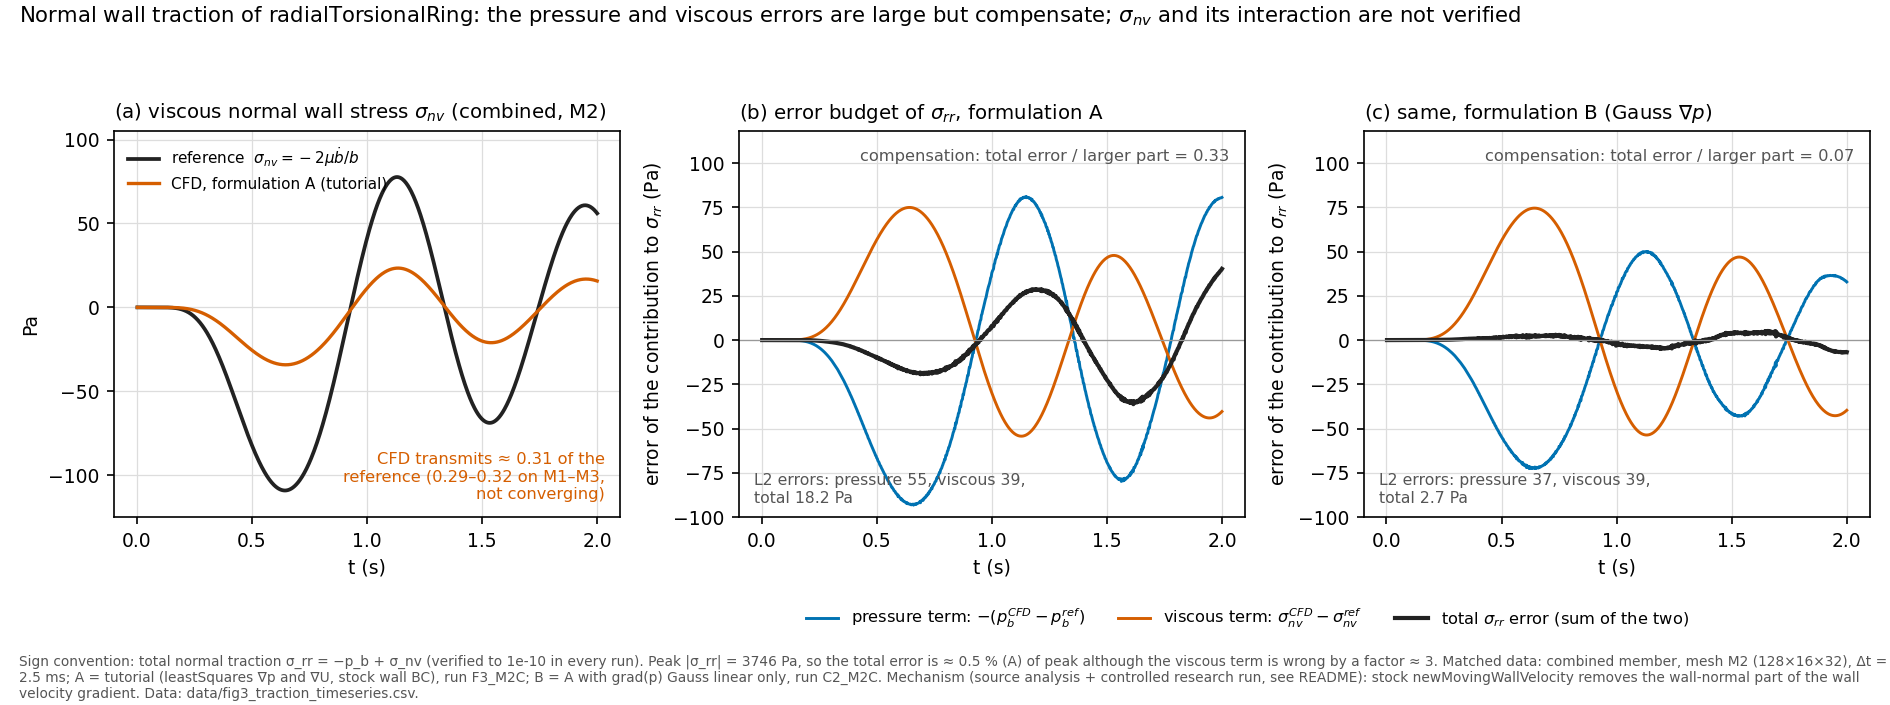

Source code (Python):
#!/usr/bin/env python3
"""Figure 3: why the viscous normal wall stress is NOT verified, and why the total normal traction still looks accurate.
Sign convention (transmitted normal traction, outward normal n of the solid): sigma_rr = -p_b + sigma_nv  (closes to 1e-10 in every run).
Matched data only, combined member, M2, dt = 2.5 ms: formulation A (tutorial) and B (A with Gauss-linear grad(p)). Reads data/fig3_traction_timeseries.csv.
No continuity-imposed (Cont/ContX) data are used anywhere in this figure."""
import csv, os, sys
import numpy as np
import matplotlib
matplotlib.use("Agg")
matplotlib.rcParams.update({"font.size": 9, "font.family": "DejaVu Sans"})
import matplotlib.pyplot as plt
HERE = os.path.dirname(os.path.abspath(__file__)); DATA = sys.argv[1] if len(sys.argv) > 1 else os.path.join(HERE, "data"); OUT = sys.argv[2] if len(sys.argv) > 2 else "fig3_normal_traction"
OI = dict(blue="#0072B2", verm="#D55E00", green="#009E73", grey="#555555", black="#222222")
R = list(csv.DictReader(open(os.path.join(DATA, "fig3_traction_timeseries.csv"))))
def col(f, k): return np.array([float(r[k]) for r in R if r["formulation"] == f])
t = col("A", "t")
fig, axs = plt.subplots(1, 3, figsize=(12.6, 4.7))
# (a) viscous normal stress, reference vs CFD (A)
ax = axs[0]; ref = col("A", "ref_sig_nv"); cfd = col("A", "cfd_sig_nv")
m = np.abs(ref) > 0.2 * np.max(np.abs(ref)); frac = float(np.median(cfd[m] / ref[m]))
ax.plot(t, ref, color=OI["black"], lw=1.8, label="reference  $\\sigma_{nv}=-2\\mu\\dot b/b$"); ax.plot(t, cfd, color=OI["verm"], lw=1.6, label="CFD, formulation A (tutorial)")
ax.set_title("(a) viscous normal wall stress $\\sigma_{nv}$ (combined, M2)", fontsize=9.5, loc="left"); ax.set_xlabel("t (s)"); ax.set_ylabel("Pa"); ax.grid(True, color="#dddddd", lw=0.6)
ax.text(0.97, 0.04, "CFD transmits ≈ %.2f of the\nreference (0.29–0.32 on M1–M3,\nnot converging)" % frac, transform=ax.transAxes, fontsize=7.8, color=OI["verm"], va="bottom", ha="right")
ax.legend(fontsize=7.3, frameon=False, loc="upper left", bbox_to_anchor=(0.0, 1.0)); ax.set_ylim(-125, 105)
def panel(ax, f, title):
    pr, pc = col(f, "ref_p_b"), col(f, "cfd_p_b"); nr, nc = col(f, "ref_sig_nv"), col(f, "cfd_sig_nv"); rr, rc = col(f, "ref_sig_rr"), col(f, "cfd_sig_rr")
    e_p = -(pc - pr); e_nv = nc - nr; e_rr = rc - rr
    l2 = lambda x: float(np.sqrt(np.mean(x ** 2)))
    ax.plot(t, e_p, color=OI["blue"], lw=1.4, label="pressure term: $-(p_b^{CFD}-p_b^{ref})$")
    ax.plot(t, e_nv, color=OI["verm"], lw=1.4, label="viscous term: $\\sigma_{nv}^{CFD}-\\sigma_{nv}^{ref}$")
    ax.plot(t, e_rr, color=OI["black"], lw=2.0, label="total $\\sigma_{rr}$ error (sum of the two)")
    ax.axhline(0, color="#999999", lw=0.6); ax.set_title(title, fontsize=9.5, loc="left"); ax.set_xlabel("t (s)"); ax.set_ylabel("error of the contribution to $\\sigma_{rr}$ (Pa)"); ax.grid(True, color="#dddddd", lw=0.6)
    ax.text(0.03, 0.03, "L2 errors: pressure %.0f, viscous %.0f,\ntotal %.1f Pa" % (l2(e_p), l2(e_nv), l2(e_rr)), transform=ax.transAxes, fontsize=7.5, ha="left", va="bottom", color=OI["grey"]); return l2(e_rr) / max(l2(e_p), l2(e_nv)), float(np.max(np.abs(rr)))
ra, pk = panel(axs[1], "A", "(b) error budget of $\\sigma_{rr}$, formulation A")
rb, _ = panel(axs[2], "B", "(c) same, formulation B (Gauss $\\nabla p$)")
for ax in axs[1:]: ax.set_ylim(-100, 118)
h, l = axs[1].get_legend_handles_labels(); fig.legend(h, l, loc="lower center", ncol=3, fontsize=7.8, frameon=False, bbox_to_anchor=(0.66, 0.085))
axs[1].text(0.97, 0.955, "compensation: total error / larger part = %.2f" % ra, transform=axs[1].transAxes, fontsize=7.8, ha="right", va="top", color=OI["grey"])
axs[2].text(0.97, 0.955, "compensation: total error / larger part = %.2f" % rb, transform=axs[2].transAxes, fontsize=7.8, ha="right", va="top", color=OI["grey"])
fig.suptitle("Normal wall traction of radialTorsionalRing: the pressure and viscous errors are large but compensate; $\\sigma_{nv}$ and its interaction are not verified", fontsize=10.2, x=0.01, ha="left", y=0.995)
fig.text(0.01, 0.005, "Sign convention: total normal traction σ_rr = −p_b + σ_nv (verified to 1e-10 in every run). Peak |σ_rr| = %.0f Pa, so the total error is ≈ %.1f %% (A) of peak although the viscous term is wrong by a factor ≈ 3. "
         "Matched data: combined member, mesh M2 (128×16×32), Δt = 2.5 ms; A = tutorial (leastSquares ∇p and ∇U, stock wall BC), run F3_M2C; B = A with grad(p) Gauss linear only, run C2_M2C. "
         "Mechanism (source analysis + controlled research run, see README): stock newMovingWallVelocity removes the wall-normal part of the wall velocity gradient. Data: data/fig3_traction_timeseries.csv." % (pk, 100 * float(np.sqrt(np.mean((col("A","cfd_sig_rr")-col("A","ref_sig_rr"))**2))) / pk), fontsize=6.6, color=OI["grey"], va="bottom", wrap=True)
fig.tight_layout(rect=[0, 0.15, 1, 0.955]); fig.savefig(OUT + ".png", dpi=150); print("written", OUT + ".png", "transmitted fraction %.3f; cancellation ratios A %.2f B %.2f" % (frac, ra, rb))
